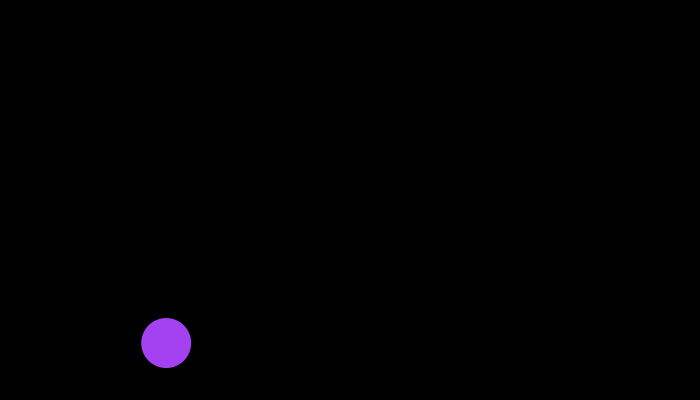
Frame 1 (no input)
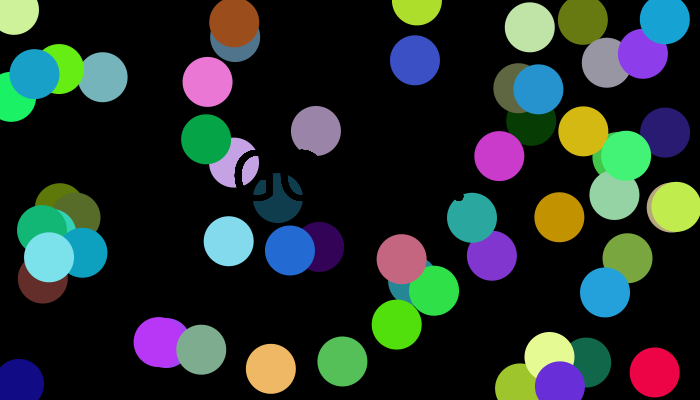
Frame 60 (the mouse pressed at the canvas centre just before this capture)
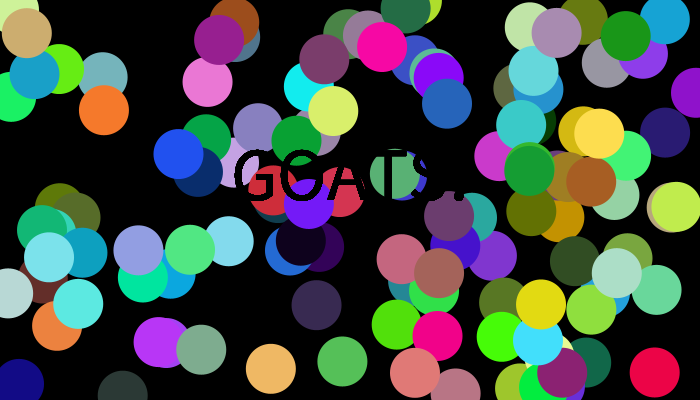
Frame 120 (the mouse held since frame 60 and released just before this capture)

The Processing sketch that drew these frames (run headless with seeded random() and noise(); from frame 60 on, the mouse is pressed at the canvas centre):

// Processing sketch: processing_83291
// ── processing_83291.pde

void setup()
{
size(700,400);
background(0,0,0);
smooth();
}
void draw()
{
  noStroke();
  fill(random(0,255), random(255), random(255));
  
  ellipse(random(width),random(height),50,50);
  fill(0,0,0);
  textSize(75);
  textAlign(CENTER);
  text("GOATS!", 350,200);
}
